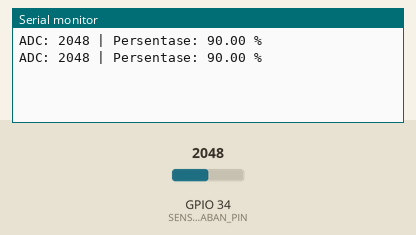
Recording of a sketch running on a simulated ESP32. Shown: the last lines printed to the serial monitor. The test bench sets the inputs (shaded band); at power-on: GPIO 34 (SENSOR_KELEMBABAN_PIN) = 2048.

Above: at 1.8 s.
1.9 s: GPIO 34 (SENSOR_KELEMBABAN_PIN) set to 2866
At 2.8 s:
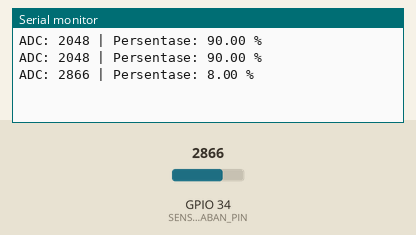
3.4 s: GPIO 34 (SENSOR_KELEMBABAN_PIN) set to 3040
At 4.8 s:
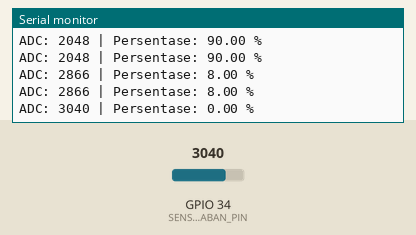
Timing chart, 0 to 6.4 s (numbered marks = the images above; inputs shaded):
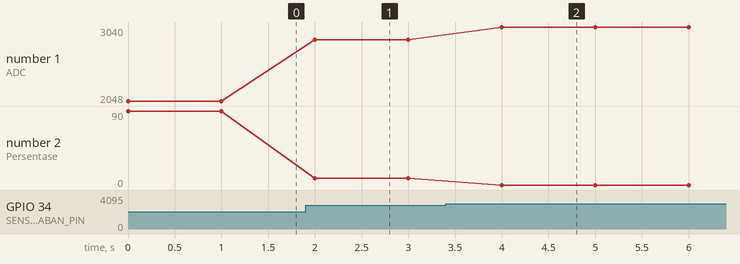

Measured:
- after the input at 1.9 s, the serial monitor: prints a new line after 0.10 s (image 1)
- after the input at 3.4 s, the serial monitor: prints a new line after 0.60 s (image 2)
- plotted number 1: 2048 → 2866 after the input at 1.9 s, 2866 → 3040 after the input at 3.4 s
- plotted number 2: 90 → 8 after the input at 1.9 s, 8 → 0 after the input at 3.4 s

The sketch:

ESP32_Soil.ino
```cpp
#define SENSOR_KELEMBABAN_PIN 34

int sensorKelembapan = 0;
float hasilRumus = 0;
float presentasePakaian = 0;

void setup() {
  Serial.begin(115200);
  pinMode(SENSOR_KELEMBABAN_PIN, INPUT);
}

void loop() {
  sensorKelembapan = analogRead(SENSOR_KELEMBABAN_PIN);

  float x = sensorKelembapan;

  if (x >= 3000 && x <= 4095) {
    presentasePakaian = 0;
  } else {
    // polynimial orde - 2
    hasilRumus = 4.67e-05 * (x * x) - 0.3294 * x + 568.3112;
    float y = hasilRumus;

    presentasePakaian = constrain(hasilRumus, 0, 100);
    presentasePakaian = round(hasilRumus);
  }

  Serial.print("ADC: ");
  Serial.print(sensorKelembapan);
  Serial.print(" | Persentase: ");
  Serial.print(presentasePakaian);
  Serial.println(" %");

  delay(1000);
}
```
